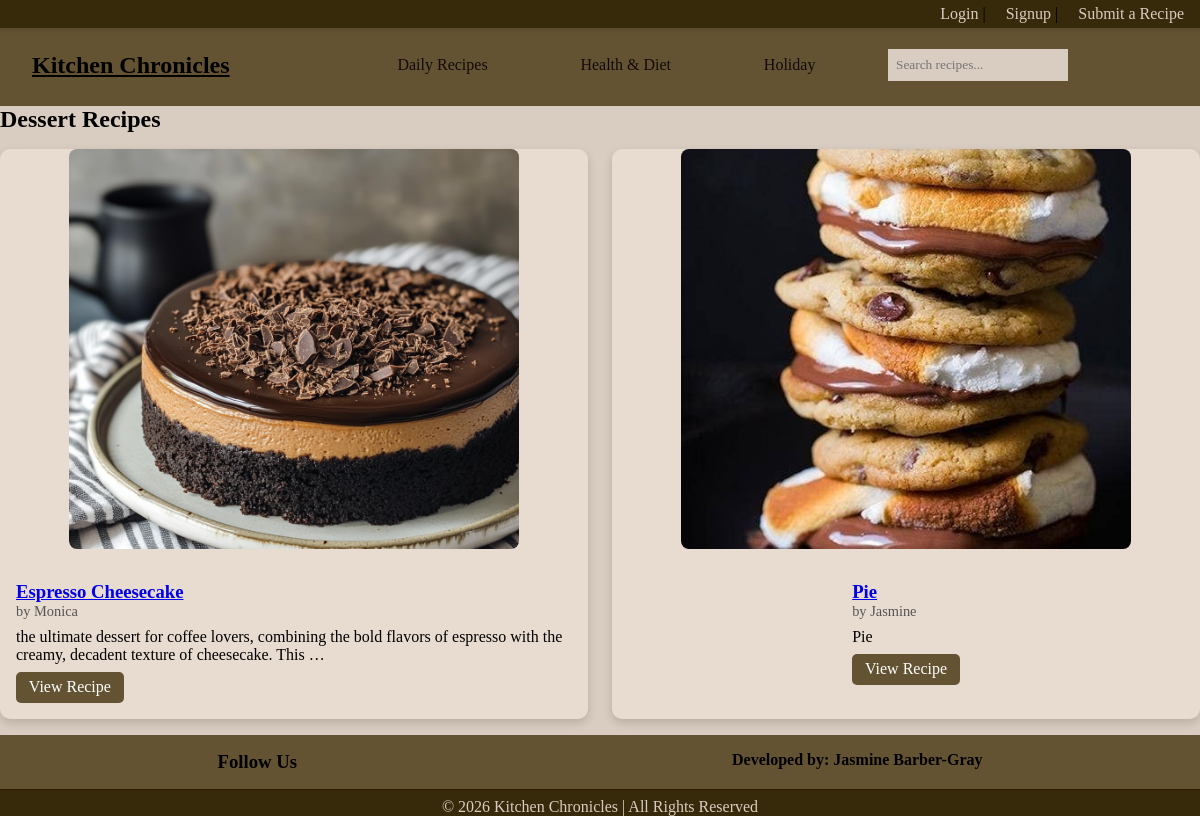
The app's page /category/Dessert/ with its own data.
### recipes/models.py (models this page shows, shortened)
class Recipe(models.Model):
    CATEGORY_CHOICES = [
        ('Breakfast', 'breakfast'),
        ('Lunch', 'lunch'),
        ('Dinner', 'dinner'),
        ('Dessert', 'dessert'),
        ('Keto', 'keto'),
        ('Vegan', 'vegan'),
        ('Valentine\'s Day', 'valentine\'s Day'),
        ('Easter', 'easter'),
        ('Halloween', 'halloween'),
        ('Thanksgiving', 'thanksgiving'),
        ('Christmas', 'christmas'),
        ('New Years', 'new years'),
    ]
    title = models.CharField(max_length=200)
    author = models.ForeignKey(User, on_delete=models.CASCADE)
    category = models.CharField(max_length=20, choices=CATEGORY_CHOICES)
    image = models.ImageField(upload_to='recipes/images', blank=True, null=True)
    description = models.TextField()
    ingredients = models.TextField()
    instructions = models.TextField()

### recipes/views.py (the view)
# urls.py: path('category/<str:category>/', views.category_recipes, name='category_recipes'),
def category_recipes(request, category):
    recipes = Recipe.objects.filter(category=category)
    return render(request, "recipes/category.html", {
        "recipes": recipes,
        "category": category
    })

### recipes/templates/recipes/category.html
{% extends 'base.html' %}
{% block content %}
<h2>{{ category }} Recipes</h2>
{% if recipes %}
<div class="recipe-grid">
    {% for recipe in recipes %}
    <div class="recipe-card">
        {% if recipe.image %}
            <img src="{{ recipe.image.url }}" alt="{{ recipe.title }}">
        {% else %}
            <p>No image available</p>
        {% endif %}
        <div class="recipe-content">
            <h3><a href="{% url 'recipe_detail' recipe.id %}">{{ recipe.title }}</a></h3>
            <p class="author">by {{ recipe.author.username }}</p>
            <p>{{ recipe.description|truncatewords:20 }}</p>
            <a href="{% url 'recipe_detail' recipe.id %}" class="view-btn">View Recipe</a>
        </div>
    </div>
    {% endfor %}
</div>
{% else %}
<p>No recipes found in this category.</p>
{% endif %}
{% endblock %}

### recipes/static/recipes/style.css (style rules this page uses)
* { margin: 0; padding: 0; box-sizing: border-box; font-family: Georgia, 'Times New Roman', Times, serif; }
body { background: #d9ccc1; color: #000000; margin: 0; padding: 0; overflow: auto; max-width: 100% }
.recipe-grid { display: grid; grid-template-columns: repeat(auto-fit, minmax(250px, 1fr)); gap: 1.5rem; padding: 1rem 0; }
.recipe-card { background-color: #e8dbd0; border-radius: 10px; overflow: hidden; box-shadow: 0 4px 10px rgba(0,0,0,0.15); transition: transform 0.2s, box-shadow 0.2s; display: flex; flex-direction: column; align-items: center; }
.recipe-card img { width: 100%; max-width: 450px; height: 400px; object-fit: cover; border-radius: 8px; display: block; margin: 0 auto 1rem; }
.recipe-content { padding: 1rem; }
.recipe-content .author { font-size: 0.9rem; color: #555; margin-bottom: 0.5rem; }
.view-btn { display: inline-block; margin-top: 0.5rem; padding: 0.4rem 0.8rem; background-color: #635333; color: white; text-decoration: none; border-radius: 5px; transition: background 0.2s; }

### records on screen
Recipe: image (picture), title "Espresso Cheesecake", author.username "Monica", description "the ultimate dessert for coffee lovers, combining the bold flavors of espresso with the creamy, decadent texture of cheesecake. This …"
Recipe: image (picture), title "Pie", author.username "Jasmine", description "Pie"

### other values on screen
{{ category }} "Dessert"
